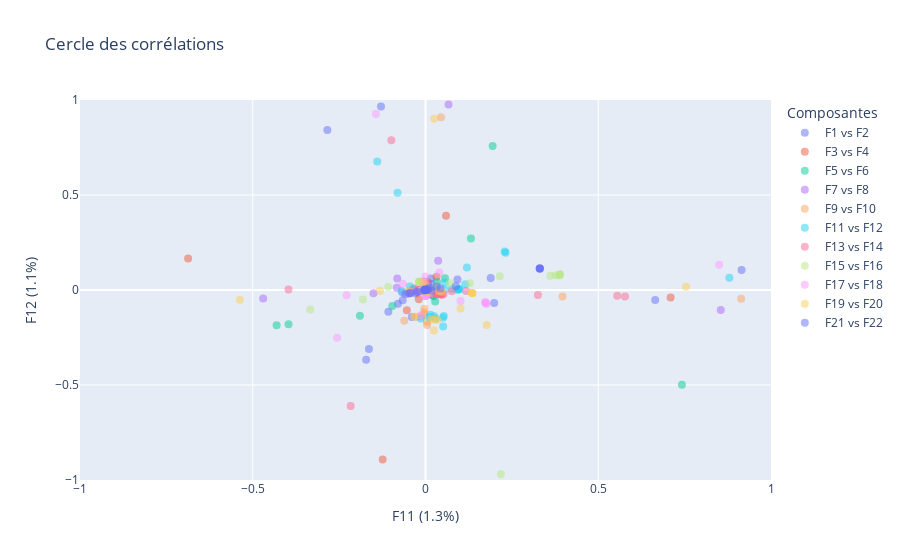

The code cell stored with this chart in its notebook:
### Code cell
# Plot correlation circle
plotly_corr(pcs, 22, pca, [(0,1),(2,3),(4,5), (6,7),(8,9),(10,11),(12,13), 
                          (14,15),(16,17),(18,19),(20,21)], 
                          labels = np.array(data_copy.columns))

### Figure 1 — Plotly figure (JSON) as saved in the notebook; plotly's stock layout.template omitted (floating-point values rounded to 4 significant figures)
{"data": [{"hovertemplate": "%{text}<extra></extra>", "marker": {"color": 0, "colorscale": [[0, "#440154"], [0.1111, "#482878"], [0.2222, "#3e4989"], [0.3333, "#31688e"], [0.4444, "#26828e"], [0.5556, "#1f9e89"], [0.6667, "#35b779"], [0.7778, "#6ece58"], [0.8889, "#b5de2b"], [1, "#fde725"]], "opacity": 0.5, "size": 8}, "mode": "markers", "name": "F1 vs F2", "text": ["feedback", "geolocation_lat", "geolocation_lng", "price", "freight_value", "boleto", "credit_card", "debit_card", "voucher", "comment_length", "comment_count", "recence", "frequence", "montant", "score_moyen", "installment_payment_mean", "average_basket", "max_basket", "min_basket", "total_order", "books_cds_media", "fashion_clothing_accessories", "flowers_gifts", "groceries_food_drink", "health_beauty", "home_furniture", "other", "sport", "technology", "toys_baby", "total_items", "harvesine_distance", "délai_livraison"], "type": "scatter", "x": [-0.002943, -0.0105, -0.00235, -0.002013, 0.00742, 0.0004979, 0.004907, -0.0001804, 0.0003745, 0.01556, 0.002186, 0.01722, 0.002183, 0.0002165, -0.03971, 0.02097, -0.00152, -0.001412, -0.001612, 0.002183, -0.00683, -0.02781, -0.1074, -0.007311, -0.1718, 0.9148, -0.1638, -0.07971, -0.2841, -0.06597, 0.002183, -0.009852, 0.003323], "y": [-0.0001299, 0.002038, 0.001114, -0.004606, -0.002823, 0.003538, -0.0006492, 0.0005815, 3.45e-05, 0.06055, 0.0008498, 0.03182, 0.0008561, -0.001675, -0.1416, -0.02824, -0.004649, -0.004675, -0.004611, 0.0008561, -0.005016, -0.01893, -0.1144, -0.004948, -0.3677, 0.1056, -0.3107, -0.07174, 0.8425, -0.05458, 0.0008561, 0.0039, 0.01003]}, {"hovertemplate": "%{text}<extra></extra>", "marker": {"color": 0.1, "colorscale": [[0, "#440154"], [0.1111, "#482878"], [0.2222, "#3e4989"], [0.3333, "#31688e"], [0.4444, "#26828e"], [0.5556, "#1f9e89"], [0.6667, "#35b779"], [0.7778, "#6ece58"], [0.8889, "#b5de2b"], [1, "#fde725"]], "opacity": 0.5, "size": 8}, "mode": "markers", "name": "F3 vs F4", "text": ["feedback", "geolocation_lat", "geolocation_lng", "price", "freight_value", "boleto", "credit_card", "debit_card", "voucher", "comment_length", "comment_count", "recence", "frequence", "montant", "score_moyen", "installment_payment_mean", "average_basket", "max_basket", "min_basket", "total_order", "books_cds_media", "fashion_clothing_accessories", "flowers_gifts", "groceries_food_drink", "health_beauty", "home_furniture", "other", "sport", "technology", "toys_baby", "total_items", "harvesine_distance", "délai_livraison"], "type": "scatter", "x": [0.001501, -0.002977, -0.001829, 0.001661, 0.005965, 0.0009618, 0.0005881, 0.0002311, 7.081e-05, 0.05939, 0.0005097, -0.03366, 0.0005087, 0.001608, -0.124, -0.006226, 0.00197, 0.002064, 0.001903, 0.0005087, -0.0002488, 0.001368, 0.03198, 0.0002236, -0.687, -0.01936, 0.7095, 0.008893, -0.05405, 0.008791, 0.0005087, -0.002026, 0.005176], "y": [-0.0004642, 0.01409, 0.01234, 0.002958, 0.004292, 0.001077, 0.006522, -0.000419, 0.0001149, 0.3903, 0.002516, 0.007932, 0.002495, 0.003193, -0.8922, 0.02313, 0.003133, 0.003397, 0.002911, 0.002495, -0.00705, -0.006156, 0.06967, -0.003821, 0.1659, -0.04916, -0.03999, -0.02224, -0.1069, -0.0001933, 0.002495, 0.0162, 0.04253]}, {"hovertemplate": "%{text}<extra></extra>", "marker": {"color": 0.2, "colorscale": [[0, "#440154"], [0.1111, "#482878"], [0.2222, "#3e4989"], [0.3333, "#31688e"], [0.4444, "#26828e"], [0.5556, "#1f9e89"], [0.6667, "#35b779"], [0.7778, "#6ece58"], [0.8889, "#b5de2b"], [1, "#fde725"]], "opacity": 0.5, "size": 8}, "mode": "markers", "name": "F5 vs F6", "text": ["feedback", "geolocation_lat", "geolocation_lng", "price", "freight_value", "boleto", "credit_card", "debit_card", "voucher", "comment_length", "comment_count", "recence", "frequence", "montant", "score_moyen", "installment_payment_mean", "average_basket", "max_basket", "min_basket", "total_order", "books_cds_media", "fashion_clothing_accessories", "flowers_gifts", "groceries_food_drink", "health_beauty", "home_furniture", "other", "sport", "technology", "toys_baby", "total_items", "harvesine_distance", "délai_livraison"], "type": "scatter", "x": [0.0007911, 0.003026, 0.001887, 0.006479, -0.001583, -0.00198, -0.0002954, -0.001171, -1.036e-05, 0.0007989, -0.0007829, 0.05651, -0.0007775, 0.002801, 0.02811, 0.02335, 0.006212, 0.00621, 0.0062, -0.0007775, 0.006078, 0.03334, 0.7422, 0.005934, -0.3965, -0.09614, -0.4309, 0.1943, -0.1898, 0.1315, -0.0007775, 0.003835, 0.0001074], "y": [-0.001483, -0.006741, -0.00452, -0.006685, 0.0004996, 0.001129, 0.0005878, 8.312e-06, 7.024e-05, 0.004916, 0.0006039, 0.0619, 0.000587, -0.003238, -0.061, -0.03241, -0.006476, -0.006472, -0.006477, 0.000587, 0.006453, 0.04266, -0.4993, 0.007224, -0.1802, -0.08426, -0.1859, 0.7575, -0.1355, 0.2712, 0.000587, -0.00668, 0.002184]}, {"hovertemplate": "%{text}<extra></extra>", "marker": {"color": 0.3, "colorscale": [[0, "#440154"], [0.1111, "#482878"], [0.2222, "#3e4989"], [0.3333, "#31688e"], [0.4444, "#26828e"], [0.5556, "#1f9e89"], [0.6667, "#35b779"], [0.7778, "#6ece58"], [0.8889, "#b5de2b"], [1, "#fde725"]], "opacity": 0.5, "size": 8}, "mode": "markers", "name": "F7 vs F8", "text": ["feedback", "geolocation_lat", "geolocation_lng", "price", "freight_value", "boleto", "credit_card", "debit_card", "voucher", "comment_length", "comment_count", "recence", "frequence", "montant", "score_moyen", "installment_payment_mean", "average_basket", "max_basket", "min_basket", "total_order", "books_cds_media", "fashion_clothing_accessories", "flowers_gifts", "groceries_food_drink", "health_beauty", "home_furniture", "other", "sport", "technology", "toys_baby", "total_items", "harvesine_distance", "délai_livraison"], "type": "scatter", "x": [0.001421, -0.001315, -0.0006542, -0.0007453, 0.001546, -0.001679, -0.0004316, -0.0006816, 4.748e-05, -0.005292, -0.0006508, 0.06667, -0.0006403, -0.0007961, -0.003241, 0.007703, -0.000634, -0.0006615, -0.0006207, -0.0006403, 0.004915, 0.03659, -0.1505, 0.004357, -0.08306, -0.04834, -0.08174, -0.4698, -0.06695, 0.8546, -0.0006403, -0.0006486, -0.0006989], "y": [-0.005551, 0.01366, 0.00272, 0.001505, -0.006775, 0.002206, -0.002138, -0.005216, 0.0006398, 0.04514, 0.0002542, 0.9761, 0.0002226, 0.0007019, 0.03178, 0.034, 0.001063, 0.000845, 0.001227, 0.0002226, -0.006924, 0.1542, -0.01741, -0.02057, 0.01196, -0.01839, 0.0608, -0.04472, -0.01372, -0.1052, 0.0002226, 0.01762, 0.0189]}, {"hovertemplate": "%{text}<extra></extra>", "marker": {"color": 0.4, "colorscale": [[0, "#440154"], [0.1111, "#482878"], [0.2222, "#3e4989"], [0.3333, "#31688e"], [0.4444, "#26828e"], [0.5556, "#1f9e89"], [0.6667, "#35b779"], [0.7778, "#6ece58"], [0.8889, "#b5de2b"], [1, "#fde725"]], "opacity": 0.5, "size": 8}, "mode": "markers", "name": "F9 vs F10", "text": ["feedback", "geolocation_lat", "geolocation_lng", "price", "freight_value", "boleto", "credit_card", "debit_card", "voucher", "comment_length", "comment_count", "recence", "frequence", "montant", "score_moyen", "installment_payment_mean", "average_basket", "max_basket", "min_basket", "total_order", "books_cds_media", "fashion_clothing_accessories", "flowers_gifts", "groceries_food_drink", "health_beauty", "home_furniture", "other", "sport", "technology", "toys_baby", "total_items", "harvesine_distance", "délai_livraison"], "type": "scatter", "x": [0.001673, 0.00194, 0.002794, 0.00541, 0.004087, -0.001321, 0.001748, 0.001462, -0.0001487, 0.9137, 9.443e-05, -0.06142, 0.0001288, 0.0031, 0.3965, 0.01766, 0.005507, 0.005594, 0.005426, 0.0001288, -0.0002502, 0.04498, -0.02782, 1.155e-05, -0.004506, -0.003284, -0.01358, 0.003931, -0.004348, 0.004863, 0.0001288, 0.0004285, -0.02562], "y": [-0.0004097, -0.001924, -0.002063, -0.007694, -0.0006639, -0.0003656, 0.0002717, 0.001006, 0.000373, -0.04632, 0.0004525, -0.1617, 0.0004372, -0.003999, -0.03483, -0.02, -0.007526, -0.007499, -0.007528, 0.0004372, 0.03091, 0.909, -0.1424, 0.03659, -0.1295, -0.09898, -0.1379, -0.1667, -0.1168, -0.1842, 0.0004372, -0.004423, -0.006443]}, {"hovertemplate": "%{text}<extra></extra>", "marker": {"color": 0.5, "colorscale": [[0, "#440154"], [0.1111, "#482878"], [0.2222, "#3e4989"], [0.3333, "#31688e"], [0.4444, "#26828e"], [0.5556, "#1f9e89"], [0.6667, "#35b779"], [0.7778, "#6ece58"], [0.8889, "#b5de2b"], [1, "#fde725"]], "opacity": 0.5, "size": 8}, "mode": "markers", "name": "F11 vs F12", "text": ["feedback", "geolocation_lat", "geolocation_lng", "price", "freight_value", "boleto", "credit_card", "debit_card", "voucher", "comment_length", "comment_count", "recence", "frequence", "montant", "score_moyen", "installment_payment_mean", "average_basket", "max_basket", "min_basket", "total_order", "books_cds_media", "fashion_clothing_accessories", "flowers_gifts", "groceries_food_drink", "health_beauty", "home_furniture", "other", "sport", "technology", "toys_baby", "total_items", "harvesine_distance", "délai_livraison"], "type": "scatter", "x": [-0.006735, 0.2292, 0.1198, 0.09218, 0.1149, -0.06897, 0.07586, -0.01339, -0.003733, -0.03194, 0.001088, -0.04503, 0.001039, 0.05465, 0.01548, 0.8795, 0.09651, 0.09797, 0.09518, 0.001039, -0.08081, 0.05116, -0.01361, -0.1396, 0.01104, 0.01423, 0.02508, 0.05053, 0.05304, 0.02896, 0.001039, 0.2318, 0.05581], "y": [0.0009069, 0.2027, 0.1184, 0.001792, 0.03042, -0.005443, 0.0068, 2.954e-05, -0.0006323, 0.001451, 4.683e-06, 0.01888, 1.074e-05, 0.002055, 0.002518, 0.06435, 0.003544, 0.003569, 0.003557, 1.074e-05, 0.5119, -0.1919, -0.1504, 0.6769, -0.1429, -0.1297, -0.1387, -0.1462, -0.1373, -0.1518, 1.074e-05, 0.1958, 0.03886]}, {"hovertemplate": "%{text}<extra></extra>", "marker": {"color": 0.6, "colorscale": [[0, "#440154"], [0.1111, "#482878"], [0.2222, "#3e4989"], [0.3333, "#31688e"], [0.4444, "#26828e"], [0.5556, "#1f9e89"], [0.6667, "#35b779"], [0.7778, "#6ece58"], [0.8889, "#b5de2b"], [1, "#fde725"]], "opacity": 0.5, "size": 8}, "mode": "markers", "name": "F13 vs F14", "text": ["feedback", "geolocation_lat", "geolocation_lng", "price", "freight_value", "boleto", "credit_card", "debit_card", "voucher", "comment_length", "comment_count", "recence", "frequence", "montant", "score_moyen", "installment_payment_mean", "average_basket", "max_basket", "min_basket", "total_order", "books_cds_media", "fashion_clothing_accessories", "flowers_gifts", "groceries_food_drink", "health_beauty", "home_furniture", "other", "sport", "technology", "toys_baby", "total_items", "harvesine_distance", "délai_livraison"], "type": "scatter", "x": [0.004443, 0.5775, 0.3254, -0.02317, 0.07618, 0.0331, -0.04569, 0.005764, 0.002457, -0.001952, -0.003038, -0.01463, -0.003021, -0.01072, 0.02139, -0.3966, -0.01804, -0.01865, -0.01741, -0.003021, -0.0989, 0.04765, 0.04295, -0.2168, 0.0355, 0.05243, 0.03753, 0.03615, 0.01863, 0.0448, -0.003021, 0.5551, 0.1176], "y": [0.0009471, -0.03421, -0.02644, -9.309e-05, -0.006349, 0.000553, -0.003455, -0.00206, -0.0002285, 0.00218, -0.001393, -0.004932, -0.001378, -0.000948, -0.00461, 0.00326, -0.0004665, -0.0005484, -0.0004133, -0.001378, 0.7876, -0.02661, -0.02138, -0.6106, -0.02081, -0.02097, -0.02164, -0.02213, -0.02055, -0.02285, -0.001378, -0.03038, -0.005213]}, {"hovertemplate": "%{text}<extra></extra>", "marker": {"color": 0.7, "colorscale": [[0, "#440154"], [0.1111, "#482878"], [0.2222, "#3e4989"], [0.3333, "#31688e"], [0.4444, "#26828e"], [0.5556, "#1f9e89"], [0.6667, "#35b779"], [0.7778, "#6ece58"], [0.8889, "#b5de2b"], [1, "#fde725"]], "opacity": 0.5, "size": 8}, "mode": "markers", "name": "F15 vs F16", "text": ["feedback", "geolocation_lat", "geolocation_lng", "price", "freight_value", "boleto", "credit_card", "debit_card", "voucher", "comment_length", "comment_count", "recence", "frequence", "montant", "score_moyen", "installment_payment_mean", "average_basket", "max_basket", "min_basket", "total_order", "books_cds_media", "fashion_clothing_accessories", "flowers_gifts", "groceries_food_drink", "health_beauty", "home_furniture", "other", "sport", "technology", "toys_baby", "total_items", "harvesine_distance", "délai_livraison"], "type": "scatter", "x": [0.2184, 0.01089, -0.3337, 0.3772, 0.3614, 0.07026, -0.1077, 0.008108, 0.001944, -0.004891, -0.01825, 0.00497, -0.01803, 0.215, 0.002075, -0.1809, 0.3885, 0.3898, 0.3872, -0.01803, 0.009621, 0.004627, -0.01194, 0.01961, 8.787e-05, 0.0002013, -0.009778, -0.005001, -0.002635, -0.004796, -0.01803, 0.03214, 0.1282], "y": [-0.9696, 0.01189, -0.1021, 0.07794, 0.07495, 0.03725, 0.01596, 0.002888, 0.005627, 0.0001132, 0.04343, -0.004551, 0.04277, 0.0718, 0.002477, -0.04983, 0.08029, 0.08419, 0.07644, 0.04277, 0.003607, -0.0004805, -0.0005143, 0.004236, -0.0006377, -0.003027, -0.001116, -0.002629, -0.0003159, 0.0008778, 0.04277, 0.01698, 0.0353]}, {"hovertemplate": "%{text}<extra></extra>", "marker": {"color": 0.8, "colorscale": [[0, "#440154"], [0.1111, "#482878"], [0.2222, "#3e4989"], [0.3333, "#31688e"], [0.4444, "#26828e"], [0.5556, "#1f9e89"], [0.6667, "#35b779"], [0.7778, "#6ece58"], [0.8889, "#b5de2b"], [1, "#fde725"]], "opacity": 0.5, "size": 8}, "mode": "markers", "name": "F17 vs F18", "text": ["feedback", "geolocation_lat", "geolocation_lng", "price", "freight_value", "boleto", "credit_card", "debit_card", "voucher", "comment_length", "comment_count", "recence", "frequence", "montant", "score_moyen", "installment_payment_mean", "average_basket", "max_basket", "min_basket", "total_order", "books_cds_media", "fashion_clothing_accessories", "flowers_gifts", "groceries_food_drink", "health_beauty", "home_furniture", "other", "sport", "technology", "toys_baby", "total_items", "harvesine_distance", "délai_livraison"], "type": "scatter", "x": [-0.03072, -0.2559, 0.8501, 0.1761, 0.04007, -0.0002414, -0.01459, 0.009349, 0.003371, -0.006642, 0.0002328, 0.009404, 0.0001644, 0.1014, -0.00561, -0.06571, 0.1738, 0.1749, 0.1726, 0.0001644, 0.006642, 0.003805, -0.005385, -0.002635, -0.0006143, -0.0009856, -0.001622, -0.0001771, 0.001944, -0.0009726, 0.0001644, -0.2281, -0.1435], "y": [-0.01011, -0.2519, 0.1323, -0.07348, 0.0916, 0.07098, -0.1339, -0.005296, -0.00684, 0.006874, -0.03208, -0.0172, -0.032, -0.05793, 0.04407, 0.03354, -0.06608, -0.06975, -0.06319, -0.032, 0.0003463, 0.002831, 0.001209, 0.002803, 0.0009725, -0.005416, -0.0001441, -0.0009269, -0.002105, 0.0004302, -0.032, -0.02733, 0.9259]}, {"hovertemplate": "%{text}<extra></extra>", "marker": {"color": 0.9, "colorscale": [[0, "#440154"], [0.1111, "#482878"], [0.2222, "#3e4989"], [0.3333, "#31688e"], [0.4444, "#26828e"], [0.5556, "#1f9e89"], [0.6667, "#35b779"], [0.7778, "#6ece58"], [0.8889, "#b5de2b"], [1, "#fde725"]], "opacity": 0.5, "size": 8}, "mode": "markers", "name": "F19 vs F20", "text": ["feedback", "geolocation_lat", "geolocation_lng", "price", "freight_value", "boleto", "credit_card", "debit_card", "voucher", "comment_length", "comment_count", "recence", "frequence", "montant", "score_moyen", "installment_payment_mean", "average_basket", "max_basket", "min_basket", "total_order", "books_cds_media", "fashion_clothing_accessories", "flowers_gifts", "groceries_food_drink", "health_beauty", "home_furniture", "other", "sport", "technology", "toys_baby", "total_items", "harvesine_distance", "délai_livraison"], "type": "scatter", "x": [0.04736, -0.0329, -0.007962, 0.02405, 0.02525, -0.5372, 0.7539, -0.0482, 0.0385, -0.0006834, 0.1355, 0.003684, 0.1351, 0.1017, 0.01217, -0.1317, 0.02491, 0.03444, 0.01703, 0.1351, 0.002499, 0.0002158, 0.003039, -0.003448, 0.001754, -0.001954, 0.0002146, -0.00237, -2.802e-05, 7.805e-05, 0.1351, 0.004946, 0.1773], "y": [-0.009858, -0.1396, 0.03908, -0.2138, 0.9017, -0.05181, 0.01714, -0.005663, -0.006147, -0.00018, -0.01551, 0.01326, -0.01547, -0.09777, -0.007026, -0.003562, -0.1547, -0.157, -0.1532, -0.01547, 0.002112, -0.004629, 0.009264, 0.0009204, 0.00369, -0.007786, -0.001938, -0.001545, 0.002738, -0.002826, -0.01547, 0.01529, -0.1839]}, {"hovertemplate": "%{text}<extra></extra>", "marker": {"color": 1, "colorscale": [[0, "#440154"], [0.1111, "#482878"], [0.2222, "#3e4989"], [0.3333, "#31688e"], [0.4444, "#26828e"], [0.5556, "#1f9e89"], [0.6667, "#35b779"], [0.7778, "#6ece58"], [0.8889, "#b5de2b"], [1, "#fde725"]], "opacity": 0.5, "size": 8}, "mode": "markers", "name": "F21 vs F22", "text": ["feedback", "geolocation_lat", "geolocation_lng", "price", "freight_value", "boleto", "credit_card", "debit_card", "voucher", "comment_length", "comment_count", "recence", "frequence", "montant", "score_moyen", "installment_payment_mean", "average_basket", "max_basket", "min_basket", "total_order", "books_cds_media", "fashion_clothing_accessories", "flowers_gifts", "groceries_food_drink", "health_beauty", "home_furniture", "other", "sport", "technology", "toys_baby", "total_items", "harvesine_distance", "délai_livraison"], "type": "scatter", "x": [0.08784, -0.02661, 0.0176, -0.04654, 0.04314, 0.6648, 0.1989, -0.1288, 0.09245, -0.002943, 0.3313, -0.002498, 0.3306, 0.1887, 0.007055, 0.03313, -0.04272, -0.02205, -0.05797, 0.3306, 0.001267, 0.0001271, 0.002273, -0.001948, 0.001289, -0.004961, 2.119e-05, -7.845e-05, -0.000185, 0.002197, 0.3306, 0.01432, 0.008721], "y": [0.02026, -0.01088, -0.003648, -0.01668, 0.008419, -0.05277, -0.06841, 0.9653, 0.05479, -0.001495, 0.1132, 0.004396, 0.1133, 0.06347, 0.0008631, 0.01779, -0.01573, -0.01001, -0.02045, 0.1133, 0.00124, 2.72e-06, 0.0009802, -0.002327, 0.0002291, -0.0009686, 4.763e-05, 0.0002761, -0.000187, 0.0007062, 0.1133, 0.01044, 0.01179]}], "layout": {"legend": {"title": {"text": "Composantes"}}, "showlegend": true, "title": {"text": "Cercle des corrélations"}, "xaxis": {"range": [-1, 1], "title": {"text": "F11 (1.3%)"}}, "yaxis": {"range": [-1, 1], "title": {"text": "F12 (1.1%)"}}}}
